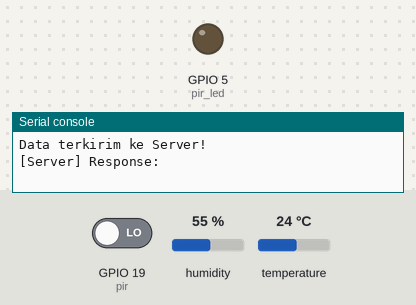
Bench run of a program on a simulated ESP32 board running MicroPython. On the bench: output pins drawn as LEDs (lit = HIGH), the last lines printed to the serial console. The inputs (shaded band) are chosen by the test bench; at power-on: GPIO 19 (pir) LOW, humidity 55 %, temperature 24 °C. WiFi joins after 1.5 s; web requests get an empty 200 reply after 0.4 s; the clock reads 2024-03-15 10:24:30 at power-on unless the program sets it.

Above: at 2.7 s.
2.8 s: GPIO 19 (pir) driven HIGH
At 3.1 s:
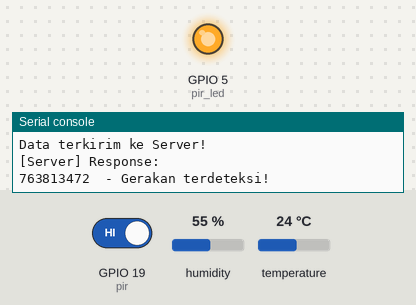
4.3 s: GPIO 19 (pir) driven LOW
At 5.5 s:
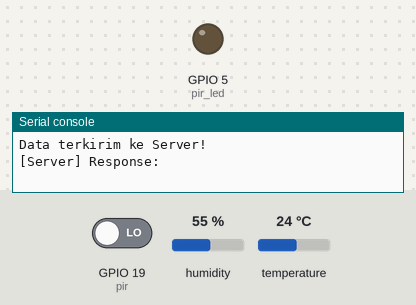
Timing chart, 0 to 7.3 s (numbered marks = the images above; inputs shaded):
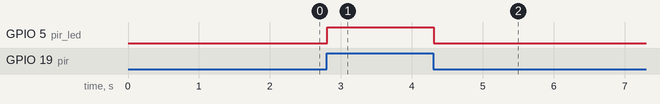

The program:

esp32_micropython.py
```python
import time
from machine import Pin
import dht
from umqtt.simple import MQTTClient
import ujson
import network
import urequests as requests

# Definisi

class PIR:
    def __init__(self, pin):
        self.pin = pin
        self.status = ""
        self.timestamp = time.time()


    # Fungsi untuk membaca status PIR
    def read_status(self):
        return self.pin.value()


    def isActive(self):
        return self.read_status() == 1


    def setStatus(self, active = False):
        self.status = 1 if active else 0
        self.timestamp = time.time()


    def isStatusDifferent(self):
        return self.status != self.read_status()


class DHT11:
    def __init__(self, pin, time_debounce = 5):
        self.pin = pin
        self._sensor = dht.DHT11(pin)
        self.temperature = None
        self.humidity = None
        self.last_used = time.time() + 5
        self.time_debounce = time_debounce


    def debounce(self, time_debounce = None):
        time_debounce = time_debounce if time_debounce is not None else self.time_debounce
        now = time.time()
        return now - self.last_used < time_debounce


    def update(self):
        self.temperature = self._sensor.temperature()
        self.humidity = self._sensor.humidity()


    def measure(self):
        if self.debounce():
            return False

        self._sensor.measure()
        self.last_used = time.time()
        return True


    def isStatusDifferent(self):
        temperature = self._sensor.temperature()
        humidity = self._sensor.humidity()

        return temperature != self.temperature or humidity != self.humidity


    def overview(self):
        return f"Temperature : {self.temperature}, Humidity : {self.humidity}"


class LED:
    def __init__(self, pin):
        self.pin = pin


    def on(self):
        self.pin.value(1)


    def off(self):
        self.pin.value(0)


pir = PIR(Pin(19, Pin.IN))
pir_led = LED(Pin(5, Pin.OUT))
dht11 = DHT11(Pin(13, Pin.IN), 10)

DEVICE_ID = "esp32-sic6-masibelajar-uni051"

WIFI_SSID = "LolyPop-2GHz"
WIFI_PASSWORD = "4Dielboanerge"

UBIDOTS_TOKEN = "BBUS-gUd5dGqzYecjtjcNTVNqQ7sX03EN2n"

# Connection
wifi_client = network.WLAN(network.STA_IF)
wifi_client.active(True)
print("Connecting device to WiFi")
wifi_client.connect(WIFI_SSID, WIFI_PASSWORD)

while not wifi_client.isconnected():
    print("Connecting")
    time.sleep(0.1)
print("WiFi Connected!")
print(wifi_client.ifconfig())

# Func
def push_to_ubidots(data):
    url = "http://industrial.api.ubidots.com/api/v1.6/devices/" + DEVICE_ID

    headers = {"Content-Type": "application/json", "X-Auth-Token": UBIDOTS_TOKEN}

    try:
        response = requests.post(url, json=data, headers=headers)
    except Exception as e:
        print("Push To Ubidots Error", e)
    else:
        print("Data terkirim ke Ubidots!")
        print("[Ubidots] Response:", response.text)

def push_to_server(data, route=""):
    HOST = "192.168.1.10:8000"
    url = "http://" + HOST + route

    headers = {"Content-Type": "application/json"}
    try:
        print("URL:", url)
        print("Headers:", headers)
        print("Data:", data)

        response = requests.post(url, json=data, headers=headers)
    except Exception as e:
        print("Push To Server Error", e)
    else:
        print("Data terkirim ke Server!")
        print("[Server] Response:", response.text)


# Loop utama
while True:
    # Baca status PIR
    if pir.isStatusDifferent():
        # Cetak status PIR
        if pir.isActive():
            pir.setStatus(True)
            pir_led.on()
            print(pir.timestamp, " - Gerakan terdeteksi!")
            data = {
                "motion" : 1
            }
        else:
            pir.setStatus(False)
            pir_led.off()
            print(pir.timestamp, " - Tidak ada gerakan.")
            data = {
                "motion" : 0
            }

        push_to_ubidots(data)
        push_to_server({
            "motion" : data["motion"],
            "device" : DEVICE_ID
            }, "/iot/motion")

    # DHT11
    try:
        if dht11.measure() and dht11.isStatusDifferent():
            dht11.update()
            print(dht11.overview())

            data = {
                "temperature" : dht11.temperature,
                "humidity" : dht11.humidity
            }
            push_to_ubidots(data)
            push_to_server({
                "temperature" : data["temperature"],
                "device" : DEVICE_ID
                }, "/iot/temperature")
            push_to_server({
                "humidity" : data["humidity"],
                "device" : DEVICE_ID
                }, "/iot/humidity")
    except Exception as e:
        print("Error : DHT11", e, dht11.last_used, time.time())

    # Tunggu sebentar sebelum membaca lagi
    time.sleep(0.01)
```

Measured:
- after the input at 2.8 s, GPIO 5 (pir_led): LOW → HIGH at once
- after the input at 4.3 s, GPIO 5 (pir_led): HIGH → LOW at once
